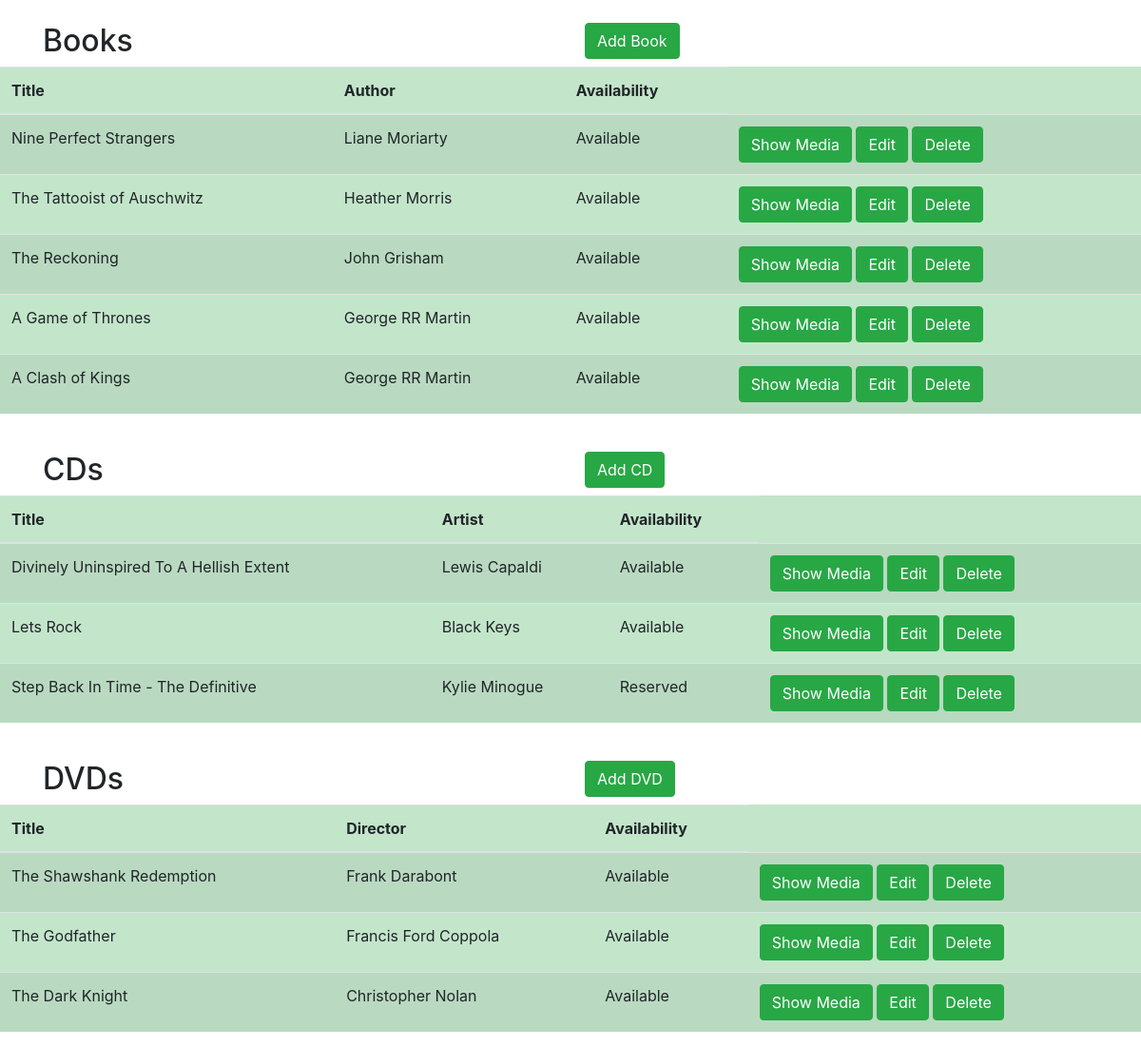
The page / on the database its author committed.
### tables this page shows
CREATE TABLE `book` (
  `book_id` smallint(6) NOT NULL,
  `title` varchar(100) NOT NULL,
  `img` varchar(200) NOT NULL,
  `author_id` smallint(6) NOT NULL,
  `ISBN` bigint(13) NOT NULL,
  `description` varchar(500) NOT NULL,
  `publish_date` date NOT NULL,
  `publisher_id` smallint(6) NOT NULL,
  `status` smallint(1) NOT NULL DEFAULT 0
);

CREATE TABLE `author` (
  `author_id` smallint(6) NOT NULL,
  `author_name` varchar(20) NOT NULL,
  `author_surname` varchar(30) NOT NULL
);

CREATE TABLE `status` (
  `status_id` smallint(1) NOT NULL,
  `status` varchar(10) NOT NULL
);

CREATE TABLE `cd` (
  `cd_id` smallint(6) NOT NULL,
  `title` varchar(100) NOT NULL,
  `img` varchar(100) NOT NULL,
  `artist_id` smallint(6) NOT NULL,
  `ISRC` varchar(12) NOT NULL,
  `description` varchar(500) NOT NULL,
  `release_date` date NOT NULL,
  `studio_id` smallint(6) NOT NULL,
  `status` smallint(1) NOT NULL DEFAULT 0
);

CREATE TABLE `artist` (
  `artist_id` smallint(6) NOT NULL,
  `artist_name` varchar(50) NOT NULL
);

CREATE TABLE `dvd` (
  `dvd_id` smallint(6) NOT NULL,
  `dvd_title` varchar(100) NOT NULL,
  `img` varchar(200) NOT NULL,
  `director_id` smallint(6) NOT NULL,
  `ASIN` varchar(10) NOT NULL,
  `description` varchar(500) NOT NULL,
  `release_date` date NOT NULL,
  `production_id` smallint(6) NOT NULL,
  `status` smallint(1) NOT NULL DEFAULT 0
);

CREATE TABLE `director` (
  `director_id` smallint(6) NOT NULL,
  `director_name` varchar(20) NOT NULL,
  `director_surname` varchar(30) NOT NULL
);

### index.php (the view, shortened to what this page needs)
<?php require_once 'actions/db_connect.php'; ?>
<!DOCTYPE html>
<html>
<head>
<link rel="stylesheet" href="https://maxcdn.bootstrapcdn.com/bootstrap/4.0.0/css/bootstrap.min.css">
</head>
<body>
<br>
<div>
   <div class="container">
    <div class="row">
      <div class="col">
    <h2>Books</h2>
  </div>
  <div class="col">
    <a href= "create.php"><button type="button" class="btn btn-success" >Add Book</button></a>
  </div>
  </div>
</div>
   <table class="table table-striped table-success">
       <thead>
           <tr>
               <th scope="col">Title</th>
               <th scope="col">Author</th>
               <th scope="col">Availability</th>
           </tr>
       </thead>
       <tbody>
        <?php
           $sql = "SELECT book_id, title, author_name, author_surname, status.status from book\n". "INNER JOIN author ON author.author_id = book.author_id\n". "INNER JOIN status ON status.status_id = book.status";
           $result = $connect->query($sql);
            if($result->num_rows > 0) {
                while($row = $result->fetch_assoc()) {
                   echo  "<tr>
                       <td>" .$row['title']."</td>
                       <td>" .$row['author_name']." " .$row['author_surname']."</td>
                       <td>" .$row['status']."
                       <td>
                           <a href='list.php?book_id=" .$row['book_id']."'><button type='button' class='btn btn-success' >Show Media</button></a>
                           <a href='update.php?book_id=" .$row['book_id']."'><button type='button' class='btn btn-success'>Edit</button></a>
                           <a href='delete.php?book_id=" .$row['book_id']."'><button type='button' class='btn btn-success'>Delete</button></a>
                       </td>
                   </tr>" ;
               }
           } else  {
               echo  "<tr><td colspan='5'><center>No Data Avaliable</center></td></tr>";
           }
            ?>
       </tbody>
   </table>
</div>
<br>
<div>
  <div class="container">
    <div class="row">
      <div class="col">
    <h2>CDs</h2>
  </div>
  <div class="col">
   <a href= "cd_create.php"><button type="button" class="btn btn-success">Add CD</button></a>
 </div>
</div>
</div>
   <table class="table table-striped table-success">
       <thead>
           <tr>
               <th>Title</th>
               <th>Artist</th>
               <th>Availability</th>
           </tr>
       </thead>
       <tbody>
        <?php
           $sql = "SELECT cd_id, title, artist_name, status.status from cd INNER JOIN artist ON artist.artist_id = cd.artist_id INNER JOIN status ON status.status_id = cd.status";
           $result = $connect->query($sql);
            if($result->num_rows > 0) {
                while($row = $result->fetch_assoc()) {
                   echo  "<tr>
                       <td>" .$row['title']."</td>
                       <td>" .$row['artist_name']."</td>
                       <td>" .$row['status']."
                       <td>
                           <a href='cd_list.php?cd_id=" .$row['cd_id']."'><button type='button' class='btn btn-success'>Show Media</button></a>
                           <a href='cd_update.php?cd_id=" .$row['cd_id']."'><button type='button' class='btn btn-success'>Edit</button></a>
                           <a href='cd_delete.php?cd_id=" .$row['cd_id']."'><button type='button' class='btn btn-success'>Delete</button></a>
                       </td>
                   </tr>" ;
               }
           } else  {
               echo  "<tr><td colspan='5'><center>No Data Avaliable</center></td></tr>";
           }
            ?>
       </tbody>
   </table>
</div>
<br>
<div>
  <div class="container">
    <div class="row">
      <div class="col">
    <h2>DVDs</h2>
  </div>
  <div class="col">
   <a href= "dvd_create.php"><button type="button" class="btn btn-success" >Add DVD</button></a>
 </div>
 </div>
</div>
   <table class="table table-striped table-success">
       <thead>
           <tr>
               <th>Title</th>
               <th>Director</th>
               <th>Availability</th>
           </tr>
       </thead>
       <tbody>
        <?php
           $sql = "SELECT dvd_id, dvd_title, director_name, director_surname, status.status from dvd INNER JOIN director ON director.director_id = dvd.director_id INNER JOIN status ON status.status_id = dvd.status";
           $result = $connect->query($sql);
            if($result->num_rows > 0) {
                while($row = $result->fetch_assoc()) {
                   echo  "<tr>
                       <td>" .$row['dvd_title']."</td>
                       <td>" .$row['director_name']. " " .$row['director_surname']."</td>
                       <td>" .$row['status']."
                       <td>
                           <a href='dvd_list.php?dvd_id=" .$row['dvd_id']."'><button type='button' class='btn btn-success'>Show Media</button></a>
                           <a href='dvd_update.php?dvd_id=" .$row['dvd_id']."'><button type='button' class='btn btn-success'>Edit</button></a>
                           <a href='dvd_delete.php?dvd_id=" .$row['dvd_id']."'><button type='button' class='btn btn-success'>Delete</button></a>
                       </td>
                   </tr>" ;
               }
           } else  {
               echo  "<tr><td colspan='5'><center>No Data Avaliable</center></td></tr>";
           }
            ?>
       </tbody>
   </table>
</div>
</body>
</html>

### rows shown on the page
book: title "Nine Perfect Strangers", author.author_name "Liane", author.author_surname "Moriarty", status.status "Available"
book: title "The Tattooist of Auschwitz", author.author_name "Heather", author.author_surname "Morris", status.status "Available"
book: title "The Reckoning", author.author_name "John", author.author_surname "Grisham", status.status "Available"
book: title "A Game of Thrones", author.author_name "George RR", author.author_surname "Martin", status.status "Available"
book: title "A Clash of Kings", author.author_name "George RR", author.author_surname "Martin", status.status "Available"
cd: title "Divinely Uninspired To A Hellish Extent", artist.artist_name "Lewis Capaldi", status.status "Available"
cd: title "Lets Rock", artist.artist_name "Black Keys", status.status "Available"
cd: title "Step Back In Time - The Definitive", artist.artist_name "Kylie Minogue", status.status "Reserved"
dvd: dvd_title "The Shawshank Redemption", director.director_name "Frank", director.director_surname "Darabont", status.status "Available"
dvd: dvd_title "The Godfather", director.director_name "Francis Ford", director.director_surname "Coppola", status.status "Available"
dvd: dvd_title "The Dark Knight", director.director_name "Christopher", director.director_surname "Nolan", status.status "Available"
